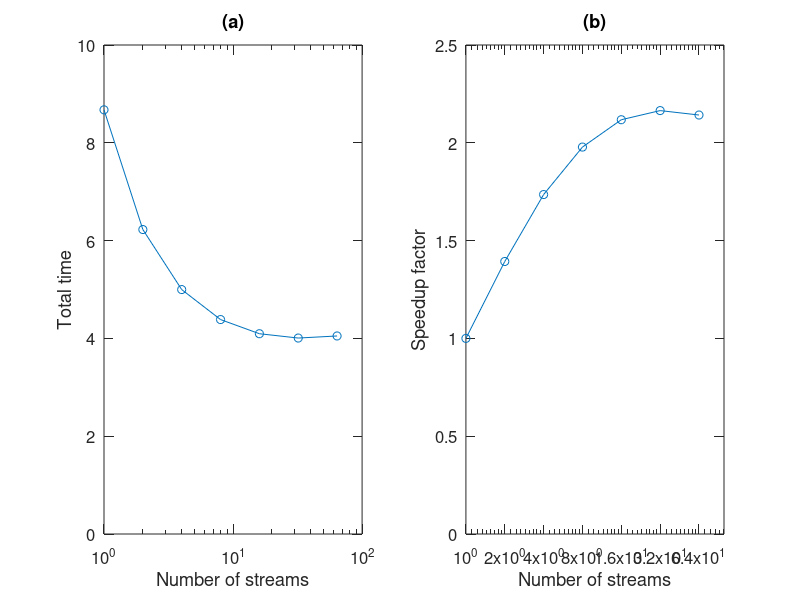

This figure's MATLAB source:
clear; font_size=12;
close all;
load t2.txt;
figure;
subplot(1,2,1);
semilogx(t2(:,1),t2(:,2),'o-');
xlabel('Number of streams','fontsize',font_size);
ylabel('Total time','fontsize',font_size);
xlim([1,100]);
ylim([0,10]);
title('(a)');
set(gca,'fontsize',font_size);
set(gca,'ticklength',get(gca,'ticklength')*2);

subplot(1,2,2);
semilogx(t2(:,1),t2(1,2)./t2(:,2),'o-');
xlabel('Number of streams','fontsize',font_size);
ylabel('Speedup factor','fontsize',font_size);
xlim([1,100]);
ylim([0,2.5]);
title('(b)');
set(gca,'fontsize',font_size);
set(gca,'ticklength',get(gca,'ticklength')*2);
set(gca,'xtick',[1,2,4,8,16,32,64]);

